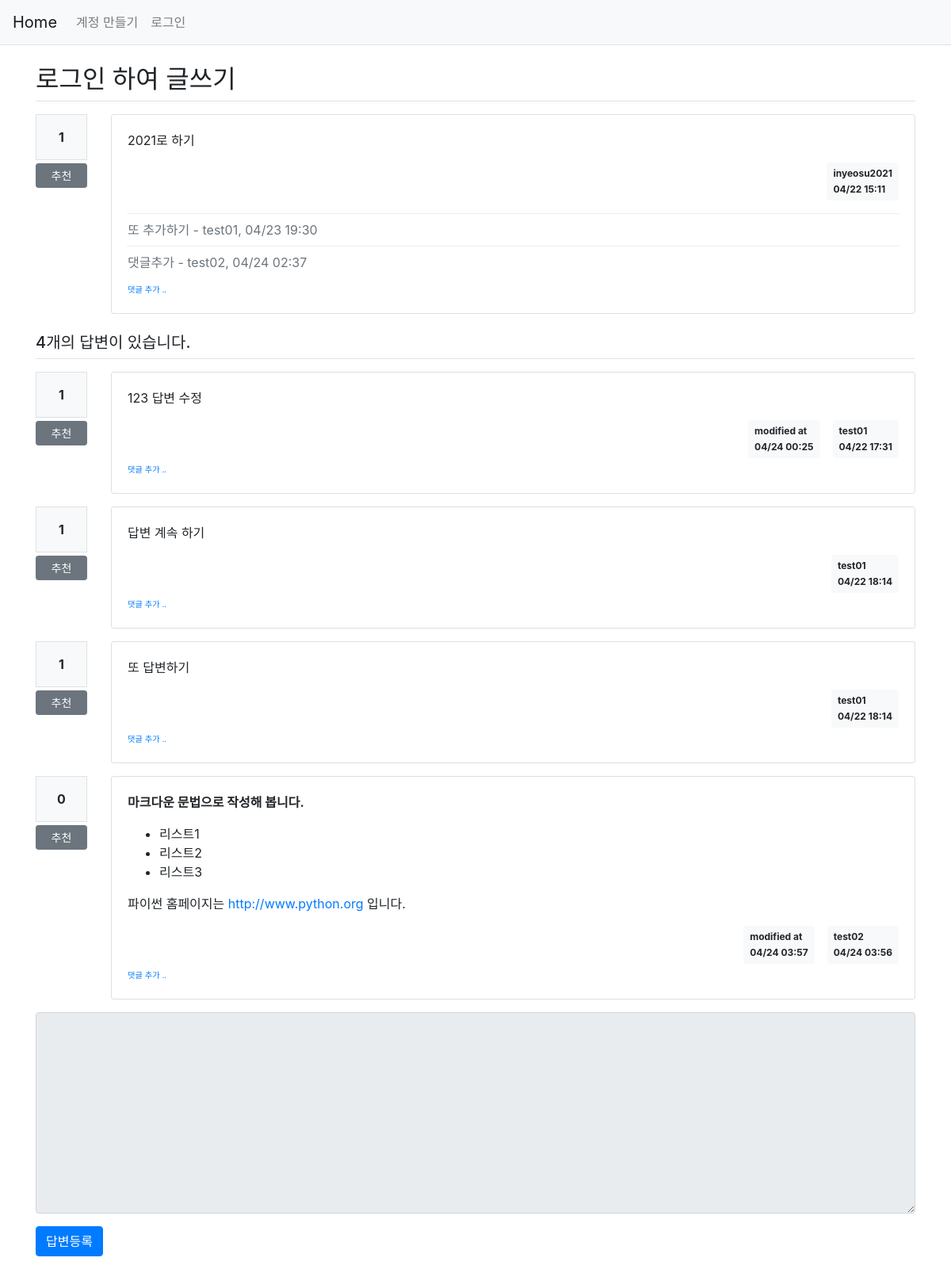
/question/detail/105/, run on the app's committed database.
### pybo/models.py (models this page shows)
class Question(db.Model):
    id = db.Column(db.Integer, primary_key=True)
    subject = db.Column(db.String(200), nullable=False)
    content = db.Column(db.Text(), nullable=False)
    create_date = db.Column(db.DateTime(), nullable=False)
    user_id = db.Column(db.Integer, db.ForeignKey(
        'user.id', ondelete='CASCADE'), nullable=False)
    user = db.relationship('User', backref=db.backref('question_set'))
    modify_date = db.Column(db.DateTime(), nullable=True)
    voter = db.relationship('User', secondary=question_voter,
                            backref=db.backref('question_voter_set'))

class User(db.Model):
    id = db.Column(db.Integer, primary_key=True)
    username = db.Column(db.String(150), nullable=False, unique=True)
    password = db.Column(db.String(200), nullable=False)
    email = db.Column(db.String(120), nullable=False, unique=True)

class Comment(db.Model):
    id = db.Column(db.Integer, primary_key=True)
    user_id = db.Column(db.Integer, db.ForeignKey(
        'user.id', ondelete='CASCADE'), nullable=False)
    user = db.relationship('User', backref=db.backref('comment_set'))
    content = db.Column(db.Text(), nullable=False)
    create_date = db.Column(db.DateTime(), nullable=False)
    modify_date = db.Column(db.DateTime())
    question_id = db.Column(db.Integer, db.ForeignKey(
        'question.id', ondelete='CASCADE'), nullable=True)
    question = db.relationship('Question', backref=db.backref('comment_set'))
    answer_id = db.Column(db.Integer, db.ForeignKey(
        'answer.id', ondelete='CASCADE'), nullable=True)
    answer = db.relationship('Answer', backref=db.backref('comment_set'))

class Answer(db.Model):
    id = db.Column(db.Integer, primary_key=True)
    question_id = db.Column(db.Integer, db.ForeignKey(
        'question.id', ondelete='CASCADE'))
    question = db.relationship('Question', backref=db.backref('answer_set'))
    content = db.Column(db.Text(), nullable=False)
    create_date = db.Column(db.DateTime(), nullable=False)
    user_id = db.Column(db.Integer, db.ForeignKey(
        'user.id', ondelete='CASCADE'), nullable=False)
    user = db.relationship('User', backref=db.backref('answer_set'))
    modify_date = db.Column(db.DateTime(), nullable=True)
    voter = db.relationship('User', secondary=answer_voter,
                            backref=db.backref('answer_voter_set'))

### pybo/views/question_views.py (the view)
@bp.route('/detail/<int:question_id>/')
def detail(question_id):
    form = AnswerForm()
    question = Question.query.get_or_404(question_id)
    return render_template('question/question_detail.html', question=question, form=form)

### pybo/forms.py
class AnswerForm(FlaskForm):
    content = TextAreaField('입력오류', validators=[DataRequired('답변내용을 입력해 주세요')])

### pybo/filter.py (called while the page is built)
def format_datetime1(value, fmt=' %m/%d  %H:%M'):
    return value.strftime(fmt)

### pybo/views/auth_views.py (called while the page is built)
@bp.before_app_request
def load_logged_in_user():
    user_id = session.get('user_id')
    if user_id is None:
        g.user = None
    else:
        g.user = User.query.get(user_id)

### pybo/templates/question/question_detail.html (shortened to what this page needs)
{% extends 'base.html' %}
{% block content %}
<div class="container my-3">
    <h2 class="border-bottom py-2">{{ question.subject }}</h2>
    <div class="row my-3">
        <div class="col-1">
            <div class="bg-light text-center p-3 border font-weight-bolder mb-1">{{ question.voter|length }}</div>
            <a href="#" data-uri="{{url_for('vote.question', question_id=question.id) }}"
            class="recommend btn btn-sm btn-secondary btn-block my-1">추천</a>
        </div>
        <div class="col-11">
            <div class="card">
                <div class="card-body">
            <div class="card-text">{{ question.content|markdown }}</div>
            <div class="d-flex justify-content-end">
                <div class="badge badge-light p-2 text-left">
                    <div class="mb-2">{{ question.user.username }}</div>
                    <div>{{ question.create_date|datetime1 }}</div>
                </div>
            </div>
            {% if question.comment_set|length > 0 %}
            <div class="mt-3">
            {% for comment in question.comment_set %}
                <div class="comment py-2 text-muted">
                    <span style="white-space: pre-line;">{{ comment.content }}</span>
                    <span>
                        - {{ comment.user.username }}, {{ comment.create_date|datetime1 }}
                    </span>
                </div>
            {% endfor %}
            </div>
            {% endif %}
            <div>
                <a href="{{ url_for('comment.create_question', question_id=question.id) }}"
                   class="small"><small>댓글 추가 ..</small></a>
            </div>
            </div>
        </div>
    </div>
</div>
    <h5 class="border-bottom my-3 py-2">{{ question.answer_set|length }}개의 답변이 있습니다.</h5>
    {% for answer in question.answer_set %}
    <div class="row my-3">
        <div class="col-1">
            <div class="bg-light text-center p-3 border font-weight-bolder mb-1">{{ answer.voter|length }}</div>
            <a href="#" data-uri="{{ url_for('vote.answer', answer_id=answer.id) }}"
            class="recommend btn btn-sm btn-secondary btn-block my-1">추천</a>
        </div>
        <div class="col-11">
            <div class="card">
            <div class="card-body">
            <div class="card-text">{{ answer.content|markdown }}</div>
            <div class="d-flex justify-content-end">
                {% if answer.modify_date %}
                <div class="badge badge-light p-2 text-left mx-3">
                    <div class="mb-2">modified at</div>
                    <div>{{ answer.modify_date|datetime1 }}</div>
                </div>
                {% endif %}
                <div class="badge badge-light p-2 text-left">
                    <div class="mb-2">{{ answer.user.username }}</div>
                    <div>{{ answer.create_date|datetime1 }}</div>
                </div>
            </div>
            <div>
                <a href="{{ url_for('comment.create_answer', answer_id=answer.id) }}"
                   class="small"><small>댓글 추가 ..</small></a>
            </div>
                </div>
            </div>
        </div>
    </div>
    {% endfor %}
    <form action="{{ url_for('answer.create', question_id=question.id) }}" method="post" class="my-3">
        <div class="form-group">
            <textarea {% if not g.user %}disabled{% endif %}
                    name="content" id="content" class="form-control" rows="10"></textarea>
        </div>
        <input type="submit" value="답변등록" class="btn btn-primary">
    </form>
</div>
{% endblock %}

### pybo/static/style.css (style rules this page uses)
.comment { border-top: dotted 1px #ddd; font-size: 0.7 em; }

### data on the page
Question: subject "로그인 하여 글쓰기", content "2021로 하기", create_date "04/22 15:11"
User: user.username "inyeosu2021"
Comment: content "또 추가하기", user.username "test01", create_date "04/23 19:30"
Comment: content "댓글추가", user.username "test02", create_date "04/24 02:37"
Answer: voter|length "1", content "123 답변 수정", modify_date "04/24 00:25", user.username "test01", create_date "04/22 17:31"
Answer: voter|length "1", content "답변 계속 하기", user.username "test01", create_date "04/22 18:14"
Answer: voter|length "1", content "또 답변하기", user.username "test01", create_date "04/22 18:14"
Answer: voter|length "0", content "마크다운 문법으로 작성해 봅니다. 리스트1 리스트2 리스트3 파이썬 홈페이지는 http://www.python.org 입니다.", modify_date "04/24 03:57", user.username "test02", create_date "04/24 03:56"

### other printed values
{{ question.voter|length }} "1"
{{ question.answer_set|length }} "4"
